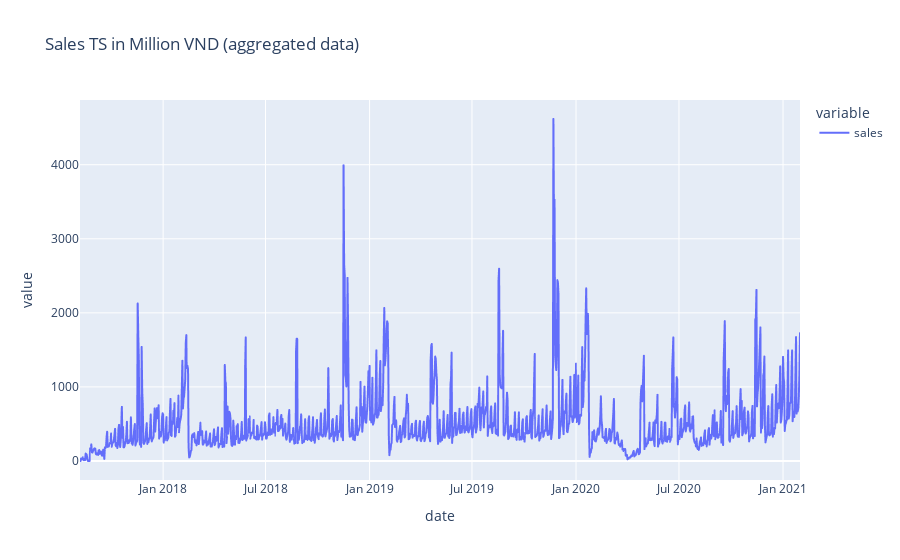

Write notebook code for a chart like this one.
### Code cell
train_data.plot(title='Sales TS in Million VND (aggregated data)')

### Figure 1 — Plotly figure (JSON) as saved in the notebook; plotly's stock layout.template omitted (floating-point values rounded to 4 significant figures; data arrays with more than 128 entries replaced by an {"elided": "..."} marker saying what was removed)
{"data": [{"hovertemplate": "variable=sales<br>date=%{x}<br>value=%{y}<extra></extra>", "legendgroup": "sales", "line": {"color": "#636efa", "dash": "solid"}, "marker": {"symbol": "circle"}, "mode": "lines", "name": "sales", "showlegend": true, "type": "scattergl", "x": {"elided": "1274 str values"}, "xaxis": "x", "y": {"elided": "1274 float values"}, "yaxis": "y"}], "layout": {"legend": {"title": {"text": "variable"}, "tracegroupgap": 0}, "title": {"text": "Sales TS in Million VND (aggregated data)"}, "xaxis": {"anchor": "y", "domain": [0, 1], "title": {"text": "date"}}, "yaxis": {"anchor": "x", "domain": [0, 1], "title": {"text": "value"}}}}
